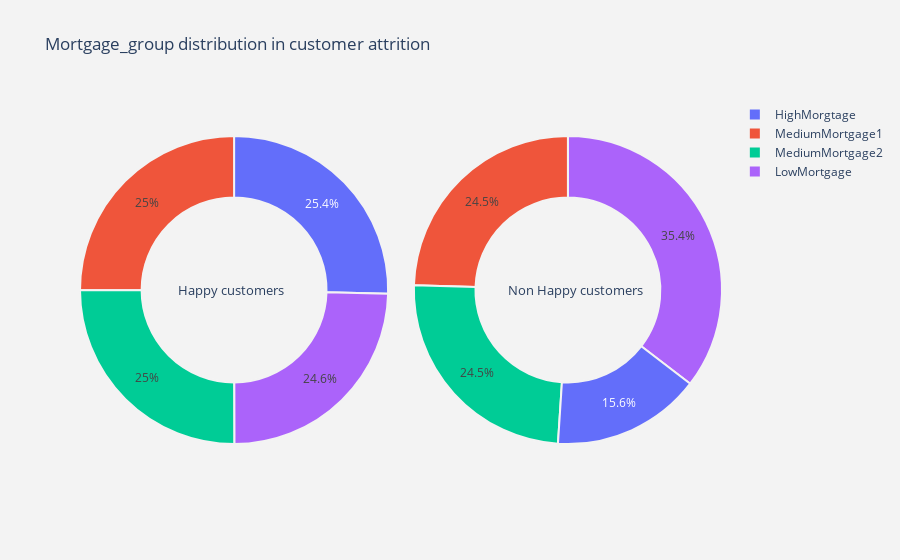
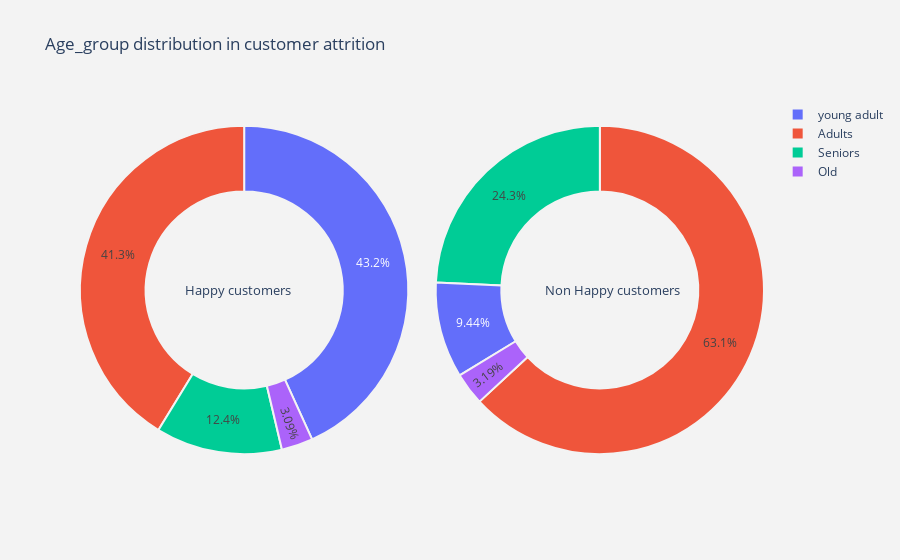
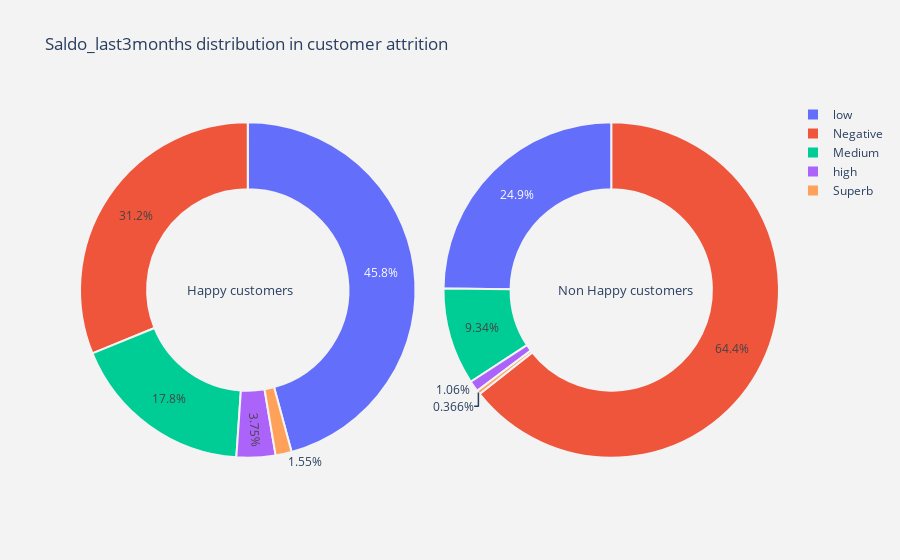
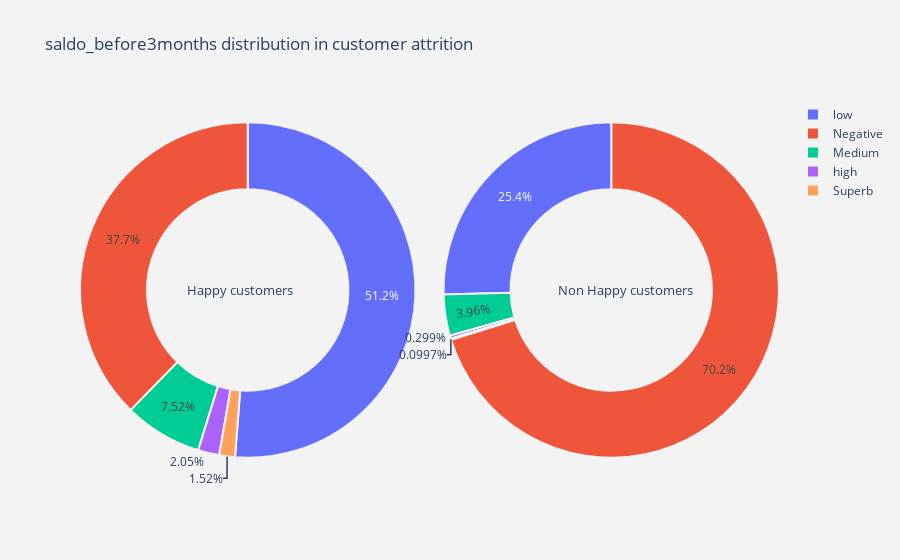

The notebook cell saved with these charts, in order:
### Code cell
#function for pie plot for customer churn types

def plot_pie(column) :
    
    trace1 = go.Pie(values  = Happy[column].value_counts().values.tolist(),
                    labels  = Happy[column].value_counts().keys().tolist(),
                    hoverinfo = "label+percent+name",
                    domain  = dict(x = [0,.48]),
                    name    = "Happy Customers",
                    marker  = dict(line = dict(width = 2,
                                               color = "rgb(243,243,243)")
                                  ),
                    hole    = .6
                   )
    trace2 = go.Pie(values  = No_Happy[column].value_counts().values.tolist(),
                    labels  = No_Happy[column].value_counts().keys().tolist(),
                    hoverinfo = "label+percent+name",
                    marker  = dict(line = dict(width = 2,
                                               color = "rgb(243,243,243)")
                                  ),
                    domain  = dict(x = [.52,1]),
                    hole    = .6,
                    name    = "No Happy customers" 
                   )


    layout = go.Layout(dict(title = column + " distribution in customer attrition ",
                            plot_bgcolor  = "rgb(243,243,243)",
                            paper_bgcolor = "rgb(243,243,243)",
                            annotations = [dict(text = "Happy customers",
                                                font = dict(size = 13),
                                                showarrow = False,
                                                x = .15, y = .5),
                                           dict(text = "Non Happy customers",
                                                font = dict(size = 13),
                                                showarrow = False,
                                                x = .88,y = .5
                                               )
                                          ]
                           )
                      )
    data = [trace1,trace2]
    fig  = go.Figure(data = data,layout = layout)
    py.iplot(fig)
    
    #for all categorical columns plot pie
for i in cat_cols :
    plot_pie(i)

### Figure 1 — Plotly figure (JSON) as saved in the notebook; plotly's stock layout.template omitted (floating-point values rounded to 4 significant figures)
{"data": [{"domain": {"x": [0, 0.48]}, "hole": 0.6, "hoverinfo": "label+percent+name", "labels": ["HighMorgtage", "MediumMortgage1", "MediumMortgage2", "LowMortgage"], "marker": {"line": {"color": "rgb(243,243,243)", "width": 2}}, "name": "Happy Customers", "type": "pie", "values": [18535, 18269, 18268, 17940]}, {"domain": {"x": [0.52, 1]}, "hole": 0.6, "hoverinfo": "label+percent+name", "labels": ["LowMortgage", "MediumMortgage1", "MediumMortgage2", "HighMorgtage"], "marker": {"line": {"color": "rgb(243,243,243)", "width": 2}}, "name": "No Happy customers", "type": "pie", "values": [1065, 737, 736, 470]}], "layout": {"annotations": [{"font": {"size": 13}, "showarrow": false, "text": "Happy customers", "x": 0.15, "y": 0.5}, {"font": {"size": 13}, "showarrow": false, "text": "Non Happy customers", "x": 0.88, "y": 0.5}], "paper_bgcolor": "rgb(243,243,243)", "plot_bgcolor": "rgb(243,243,243)", "title": {"text": "Mortgage_group distribution in customer attrition "}}}

### Figure 2 — Plotly figure (JSON) as saved in the notebook; plotly's stock layout.template omitted (floating-point values rounded to 4 significant figures)
{"data": [{"domain": {"x": [0, 0.48]}, "hole": 0.6, "hoverinfo": "label+percent+name", "labels": ["young adult", "Adults", "Seniors", "Old"], "marker": {"line": {"color": "rgb(243,243,243)", "width": 2}}, "name": "Happy Customers", "type": "pie", "values": [31547, 30121, 9086, 2258]}, {"domain": {"x": [0.52, 1]}, "hole": 0.6, "hoverinfo": "label+percent+name", "labels": ["Adults", "Seniors", "young adult", "Old"], "marker": {"line": {"color": "rgb(243,243,243)", "width": 2}}, "name": "No Happy customers", "type": "pie", "values": [1898, 730, 284, 96]}], "layout": {"annotations": [{"font": {"size": 13}, "showarrow": false, "text": "Happy customers", "x": 0.15, "y": 0.5}, {"font": {"size": 13}, "showarrow": false, "text": "Non Happy customers", "x": 0.88, "y": 0.5}], "paper_bgcolor": "rgb(243,243,243)", "plot_bgcolor": "rgb(243,243,243)", "title": {"text": "Age_group distribution in customer attrition "}}}

### Figure 3 — Plotly figure (JSON) as saved in the notebook; plotly's stock layout.template omitted (floating-point values rounded to 4 significant figures)
{"data": [{"domain": {"x": [0, 0.48]}, "hole": 0.6, "hoverinfo": "label+percent+name", "labels": ["low", "Negative", "Medium", "high", "Superb"], "marker": {"line": {"color": "rgb(243,243,243)", "width": 2}}, "name": "Happy Customers", "type": "pie", "values": [33432, 22752, 12961, 2736, 1131]}, {"domain": {"x": [0.52, 1]}, "hole": 0.6, "hoverinfo": "label+percent+name", "labels": ["Negative", "low", "Medium", "high", "Superb"], "marker": {"line": {"color": "rgb(243,243,243)", "width": 2}}, "name": "No Happy customers", "type": "pie", "values": [1936, 748, 281, 32, 11]}], "layout": {"annotations": [{"font": {"size": 13}, "showarrow": false, "text": "Happy customers", "x": 0.15, "y": 0.5}, {"font": {"size": 13}, "showarrow": false, "text": "Non Happy customers", "x": 0.88, "y": 0.5}], "paper_bgcolor": "rgb(243,243,243)", "plot_bgcolor": "rgb(243,243,243)", "title": {"text": "Saldo_last3months distribution in customer attrition "}}}

### Figure 4 — Plotly figure (JSON) as saved in the notebook; plotly's stock layout.template omitted (floating-point values rounded to 4 significant figures)
{"data": [{"domain": {"x": [0, 0.48]}, "hole": 0.6, "hoverinfo": "label+percent+name", "labels": ["low", "Negative", "Medium", "high", "Superb"], "marker": {"line": {"color": "rgb(243,243,243)", "width": 2}}, "name": "Happy Customers", "type": "pie", "values": [37387, 27529, 5492, 1494, 1110]}, {"domain": {"x": [0.52, 1]}, "hole": 0.6, "hoverinfo": "label+percent+name", "labels": ["Negative", "low", "Medium", "high", "Superb"], "marker": {"line": {"color": "rgb(243,243,243)", "width": 2}}, "name": "No Happy customers", "type": "pie", "values": [2112, 765, 119, 9, 3]}], "layout": {"annotations": [{"font": {"size": 13}, "showarrow": false, "text": "Happy customers", "x": 0.15, "y": 0.5}, {"font": {"size": 13}, "showarrow": false, "text": "Non Happy customers", "x": 0.88, "y": 0.5}], "paper_bgcolor": "rgb(243,243,243)", "plot_bgcolor": "rgb(243,243,243)", "title": {"text": "saldo_before3months distribution in customer attrition "}}}
